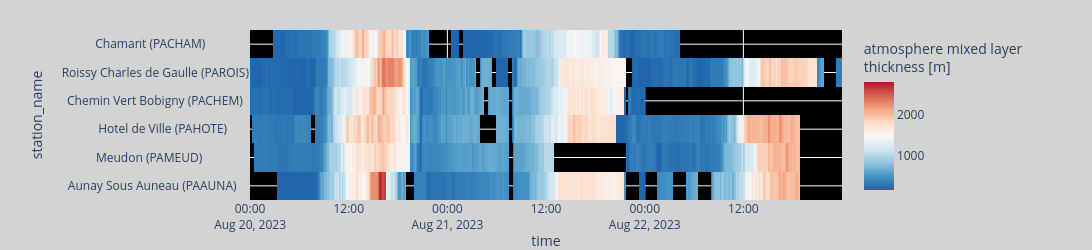

Here is the notebook cell this chart was saved with:
### Code cell
fig = plot_da(plot_ds["MLH"], range_color=None)
fig.update_layout(margin_l=250,margin_r=250, height=250).show()

### Figure 1 — Plotly figure (JSON) as saved in the notebook; plotly's stock layout.template omitted (floating-point values rounded to 4 significant figures; data arrays with more than 128 entries replaced by an {"elided": "..."} marker saying what was removed)
{"data": [{"coloraxis": "coloraxis", "hovertemplate": "time: %{x}<br>station_name: %{y}<br>atmosphere mixed layer<br>thickness [m]: %{z}<extra></extra>", "name": "0", "type": "heatmap", "x": {"elided": "4320 str values"}, "xaxis": "x", "y": ["Aunay Sous Auneau (PAAUNA)    ", "Meudon (PAMEUD)               ", "Hotel de Ville (PAHOTE)       ", "Chemin Vert Bobigny (PACHEM)  ", "Roissy Charles de Gaulle (PAROIS)", "Chamant (PACHAM)              "], "yaxis": "y", "z": {"elided": "6x4320 float values"}}], "layout": {"coloraxis": {"colorbar": {"title": {"text": "atmosphere mixed layer<br>thickness [m]"}}, "colorscale": [[0, "rgb(33,102,172)"], [0.125, "rgb(67,147,195)"], [0.25, "rgb(146,197,222)"], [0.375, "rgb(209,229,240)"], [0.5, "rgb(247,247,247)"], [0.625, "rgb(253,219,199)"], [0.75, "rgb(244,165,130)"], [0.875, "rgb(214,96,77)"], [1, "rgb(178,24,43)"]]}, "height": 250, "margin": {"autoexpand": false, "b": 50, "l": 250, "r": 250, "t": 30}, "paper_bgcolor": "lightgray", "plot_bgcolor": "black", "width": 1100, "xaxis": {"anchor": "y", "domain": [0, 1], "title": {"text": "time"}}, "yaxis": {"anchor": "x", "autorange": true, "domain": [0, 1], "title": {"text": "station_name"}}}}
